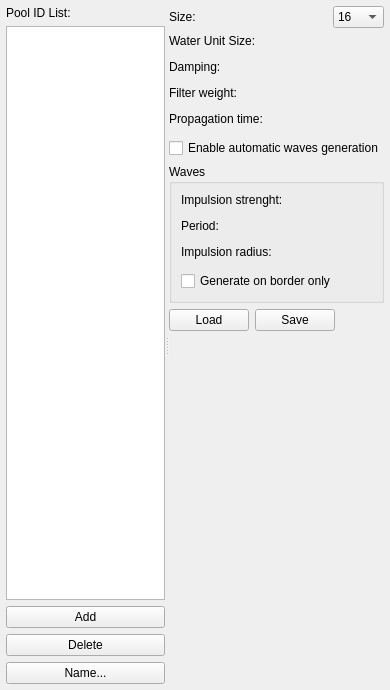
<?xml version="1.0" encoding="UTF-8"?>
<ui version="4.0">
 <class>CWaterPoolDialog</class>
 <widget class="QDockWidget" name="CWaterPoolDialog">
  <property name="geometry">
   <rect>
    <x>0</x>
    <y>0</y>
    <width>390</width>
    <height>690</height>
   </rect>
  </property>
  <property name="windowTitle">
   <string>Water pool editor</string>
  </property>
  <widget class="QWidget" name="dockWidgetContents">
   <layout class="QGridLayout" name="gridLayout_2">
    <property name="margin">
     <number>6</number>
    </property>
    <property name="spacing">
     <number>5</number>
    </property>
    <item row="0" column="0">
     <widget class="QSplitter" name="splitter">
      <property name="orientation">
       <enum>Qt::Horizontal</enum>
      </property>
      <widget class="QWidget" name="layoutWidget">
       <layout class="QVBoxLayout" name="verticalLayout">
        <property name="sizeConstraint">
         <enum>QLayout::SetMinimumSize</enum>
        </property>
        <item>
         <widget class="QLabel" name="label_9">
          <property name="text">
           <string>Pool ID List:</string>
          </property>
         </widget>
        </item>
        <item>
         <widget class="QListWidget" name="listWidget"/>
        </item>
        <item>
         <widget class="QPushButton" name="pushButton_3">
          <property name="text">
           <string>Add</string>
          </property>
         </widget>
        </item>
        <item>
         <widget class="QPushButton" name="pushButton_4">
          <property name="text">
           <string>Delete</string>
          </property>
         </widget>
        </item>
        <item>
         <widget class="QPushButton" name="pushButton_5">
          <property name="text">
           <string>Name...</string>
          </property>
         </widget>
        </item>
       </layout>
      </widget>
      <widget class="QWidget" name="layoutWidget">
       <layout class="QVBoxLayout" name="verticalLayout_2">
        <item>
         <layout class="QHBoxLayout" name="horizontalLayout">
          <item>
           <widget class="QLabel" name="label">
            <property name="text">
             <string>Size:</string>
            </property>
           </widget>
          </item>
          <item>
           <spacer name="horizontalSpacer_2">
            <property name="orientation">
             <enum>Qt::Horizontal</enum>
            </property>
            <property name="sizeHint" stdset="0">
             <size>
              <width>40</width>
              <height>20</height>
             </size>
            </property>
           </spacer>
          </item>
          <item>
           <widget class="QComboBox" name="comboBox">
            <item>
             <property name="text">
              <string>16</string>
             </property>
            </item>
            <item>
             <property name="text">
              <string>32</string>
             </property>
            </item>
            <item>
             <property name="text">
              <string>64</string>
             </property>
            </item>
            <item>
             <property name="text">
              <string>128</string>
             </property>
            </item>
            <item>
             <property name="text">
              <string>256</string>
             </property>
            </item>
            <item>
             <property name="text">
              <string>512</string>
             </property>
            </item>
           </widget>
          </item>
         </layout>
        </item>
        <item>
         <widget class="QLabel" name="label_8">
          <property name="text">
           <string>Water Unit Size:</string>
          </property>
         </widget>
        </item>
        <item>
         <widget class="NLQT::CEditRangeFloatWidget" name="widget" native="true"/>
        </item>
        <item>
         <widget class="QLabel" name="label_2">
          <property name="text">
           <string>Damping:</string>
          </property>
         </widget>
        </item>
        <item>
         <widget class="NLQT::CEditRangeFloatWidget" name="widget_2" native="true"/>
        </item>
        <item>
         <widget class="QLabel" name="label_3">
          <property name="text">
           <string>Filter weight:</string>
          </property>
         </widget>
        </item>
        <item>
         <widget class="NLQT::CEditRangeFloatWidget" name="widget_3" native="true"/>
        </item>
        <item>
         <widget class="QLabel" name="label_7">
          <property name="text">
           <string>Propagation time:</string>
          </property>
         </widget>
        </item>
        <item>
         <widget class="NLQT::CEditRangeFloatWidget" name="widget_4" native="true"/>
        </item>
        <item>
         <widget class="QCheckBox" name="checkBox">
          <property name="text">
           <string>Enable automatic waves generation</string>
          </property>
         </widget>
        </item>
        <item>
         <widget class="QGroupBox" name="groupBox">
          <property name="title">
           <string>Waves</string>
          </property>
          <layout class="QGridLayout" name="gridLayout">
           <item row="0" column="0">
            <widget class="QLabel" name="label_4">
             <property name="text">
              <string>Impulsion strenght:</string>
             </property>
            </widget>
           </item>
           <item row="1" column="0">
            <widget class="NLQT::CEditRangeFloatWidget" name="widget_5" native="true"/>
           </item>
           <item row="2" column="0">
            <widget class="QLabel" name="label_5">
             <property name="text">
              <string>Period:</string>
             </property>
            </widget>
           </item>
           <item row="3" column="0">
            <widget class="NLQT::CEditRangeFloatWidget" name="widget_6" native="true"/>
           </item>
           <item row="4" column="0">
            <widget class="QLabel" name="label_6">
             <property name="text">
              <string>Impulsion radius:</string>
             </property>
            </widget>
           </item>
           <item row="5" column="0">
            <widget class="NLQT::CEditRangeUIntWidget" name="widget_7" native="true"/>
           </item>
           <item row="6" column="0">
            <widget class="QCheckBox" name="checkBox_2">
             <property name="text">
              <string>Generate on border only</string>
             </property>
            </widget>
           </item>
          </layout>
         </widget>
        </item>
        <item>
         <layout class="QHBoxLayout" name="horizontalLayout_2">
          <item>
           <widget class="QPushButton" name="pushButton">
            <property name="text">
             <string>Load</string>
            </property>
           </widget>
          </item>
          <item>
           <widget class="QPushButton" name="pushButton_2">
            <property name="text">
             <string>Save</string>
            </property>
           </widget>
          </item>
          <item>
           <spacer name="horizontalSpacer">
            <property name="orientation">
             <enum>Qt::Horizontal</enum>
            </property>
            <property name="sizeHint" stdset="0">
             <size>
              <width>40</width>
              <height>20</height>
             </size>
            </property>
           </spacer>
          </item>
         </layout>
        </item>
        <item>
         <spacer name="verticalSpacer">
          <property name="orientation">
           <enum>Qt::Vertical</enum>
          </property>
          <property name="sizeHint" stdset="0">
           <size>
            <width>20</width>
            <height>40</height>
           </size>
          </property>
         </spacer>
        </item>
       </layout>
      </widget>
     </widget>
    </item>
   </layout>
  </widget>
 </widget>
 <customwidgets>
  <customwidget>
   <class>NLQT::CEditRangeUIntWidget</class>
   <extends>QWidget</extends>
   <header>edit_range_widget.h</header>
   <container>1</container>
  </customwidget>
  <customwidget>
   <class>NLQT::CEditRangeFloatWidget</class>
   <extends>QWidget</extends>
   <header>edit_range_widget.h</header>
   <container>1</container>
  </customwidget>
 </customwidgets>
 <resources/>
 <connections/>
</ui>
